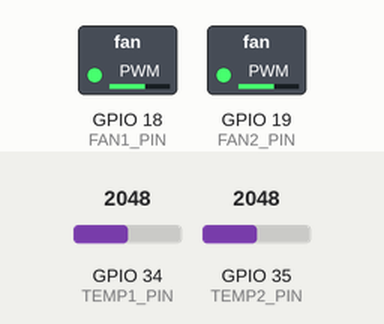
Simulated run of this sketch. Board: ESP32. Shown: switched loads named in the sketch (green lamp = pin HIGH). Inputs (shaded band) come from the test bench; at power-on: GPIO 34 (TEMP1_PIN) = 2048, GPIO 35 (TEMP2_PIN) = 2048. What the sketch prints to the serial monitor is not drawn.

Above: at 1.8 s.
1.9 s: GPIO 34 (TEMP1_PIN) set to 2388
3.4 s: GPIO 34 (TEMP1_PIN) set to 2495
At 4.5 s:
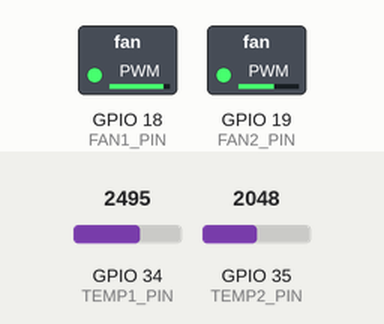
5.5 s: GPIO 35 (TEMP2_PIN) set to 2421
7.2 s: GPIO 35 (TEMP2_PIN) set to 2528
At 8.8 s:
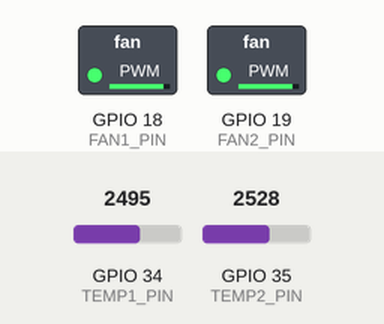
9.5 s: GPIO 34 (TEMP1_PIN) set to 2047
At 10.4 s:
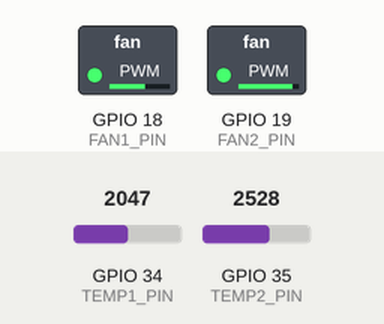
11.5 s: GPIO 35 (TEMP2_PIN) set to 1228
At 13.2 s:
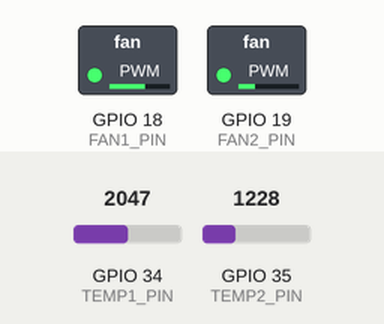
Timing chart, 0 to 14.5 s (numbered marks = the images above; inputs shaded):
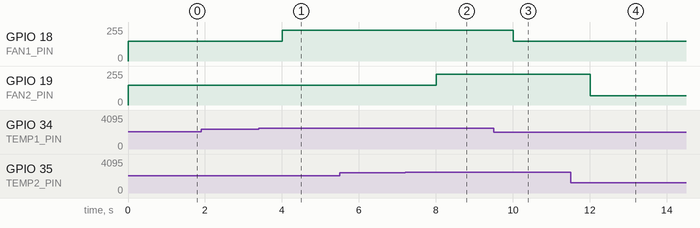

Measured:
- the behaviour switches between 2456 and 2457 on GPIO 34 (TEMP1_PIN) (found by bisection; images 0 and 1)
- the behaviour switches between 2456 and 2457 on GPIO 35 (TEMP2_PIN) (found by bisection; images 1 and 2)
- after the input at 1.9 s, every drawn part: stays the same
- after the input at 3.4 s, GPIO 18 (FAN1_PIN): 149/255 → 229/255 after 0.60 s
- after the input at 5.5 s, every drawn part: stays the same
- after the input at 7.2 s, GPIO 19 (FAN2_PIN): 149/255 → 229/255 after 0.80 s
- after the input at 9.5 s, GPIO 18 (FAN1_PIN): 229/255 → 149/255 after 0.51 s
- after the input at 11.5 s, GPIO 19 (FAN2_PIN): 229/255 → 70/255 after 0.51 s

The sketch:

wokwi_esp32_starter.ino
```cpp
// Wokwi ESP32 starter: simulated two-zone temperature inputs and two PWM fan outputs.
// For first test, use potentiometers as analog temperature controls (or replace with supported sensors).
// GPIO 34 = Zone 1 analog input, GPIO 35 = Zone 2 analog input
// GPIO 18 = Fan 1 PWM output, GPIO 19 = Fan 2 PWM output
const int TEMP1_PIN = 34;
const int TEMP2_PIN = 35;
const int FAN1_PIN = 18;
const int FAN2_PIN = 19;
const int PWM_FREQ = 25000;
const int PWM_RES = 8;
const int FAN1_CHANNEL = 0;
const int FAN2_CHANNEL = 1;

float readDemoTemp(int pin) {
  int raw = analogRead(pin);
  // Convert 0..4095 to a demonstration range of 20..50 C.
  return 20.0 + (raw / 4095.0) * 30.0;
}

int fanForTemp(float t) {
  if (t < 30.0) return 70;   // demo baseline airflow
  if (t < 38.0) return 150;  // medium
  return 230;                // high
}

void setup() {
  Serial.begin(115200);
  ledcSetup(FAN1_CHANNEL, PWM_FREQ, PWM_RES);
  ledcSetup(FAN2_CHANNEL, PWM_FREQ, PWM_RES);
  ledcAttachPin(FAN1_PIN, FAN1_CHANNEL);
  ledcAttachPin(FAN2_PIN, FAN2_CHANNEL);
}

void loop() {
  float t1 = readDemoTemp(TEMP1_PIN);
  float t2 = readDemoTemp(TEMP2_PIN);
  int pwm1 = fanForTemp(t1);
  int pwm2 = fanForTemp(t2);
  ledcWrite(FAN1_CHANNEL, pwm1);
  ledcWrite(FAN2_CHANNEL, pwm2);

  Serial.printf("Zone1=%.1f C Fan1=%d%% | Zone2=%.1f C Fan2=%d%%\\n",
                t1, (pwm1 * 100) / 255, t2, (pwm2 * 100) / 255);
  delay(1000);
}
```
